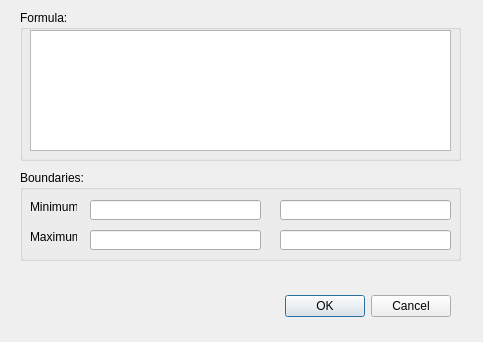
<?xml version="1.0" encoding="UTF-8"?>
<ui version="4.0">
 <class>DrawDialog</class>
 <widget class="QDialog" name="DrawDialog">
  <property name="geometry">
   <rect>
    <x>0</x>
    <y>0</y>
    <width>483</width>
    <height>342</height>
   </rect>
  </property>
  <property name="windowTitle">
   <string>Dialog</string>
  </property>
  <widget class="QDialogButtonBox" name="buttonBox">
   <property name="geometry">
    <rect>
     <x>110</x>
     <y>290</y>
     <width>341</width>
     <height>32</height>
    </rect>
   </property>
   <property name="orientation">
    <enum>Qt::Horizontal</enum>
   </property>
   <property name="standardButtons">
    <set>QDialogButtonBox::Cancel|QDialogButtonBox::Ok</set>
   </property>
  </widget>
  <widget class="QGroupBox" name="gbxFormula">
   <property name="geometry">
    <rect>
     <x>20</x>
     <y>10</y>
     <width>441</width>
     <height>151</height>
    </rect>
   </property>
   <property name="title">
    <string>Formula:</string>
   </property>
   <widget class="QPlainTextEdit" name="txtFormula">
    <property name="geometry">
     <rect>
      <x>10</x>
      <y>20</y>
      <width>421</width>
      <height>121</height>
     </rect>
    </property>
   </widget>
  </widget>
  <widget class="QGroupBox" name="gbxBoundaries">
   <property name="geometry">
    <rect>
     <x>20</x>
     <y>170</y>
     <width>441</width>
     <height>91</height>
    </rect>
   </property>
   <property name="title">
    <string>Boundaries:</string>
   </property>
   <widget class="QLabel" name="lblMin">
    <property name="geometry">
     <rect>
      <x>10</x>
      <y>30</y>
      <width>47</width>
      <height>13</height>
     </rect>
    </property>
    <property name="text">
     <string>Minimum:</string>
    </property>
   </widget>
   <widget class="QLabel" name="lblMax">
    <property name="geometry">
     <rect>
      <x>10</x>
      <y>60</y>
      <width>47</width>
      <height>13</height>
     </rect>
    </property>
    <property name="text">
     <string>Maximum:</string>
    </property>
   </widget>
   <widget class="QLineEdit" name="txtMinReal">
    <property name="geometry">
     <rect>
      <x>70</x>
      <y>30</y>
      <width>171</width>
      <height>20</height>
     </rect>
    </property>
    <property name="palette">
     <palette>
      <active>
       <colorrole role="Text">
        <brush brushstyle="SolidPattern">
         <color alpha="255">
          <red>0</red>
          <green>0</green>
          <blue>0</blue>
         </color>
        </brush>
       </colorrole>
      </active>
      <inactive>
       <colorrole role="Text">
        <brush brushstyle="SolidPattern">
         <color alpha="255">
          <red>0</red>
          <green>0</green>
          <blue>0</blue>
         </color>
        </brush>
       </colorrole>
      </inactive>
      <disabled>
       <colorrole role="Text">
        <brush brushstyle="SolidPattern">
         <color alpha="255">
          <red>120</red>
          <green>120</green>
          <blue>120</blue>
         </color>
        </brush>
       </colorrole>
      </disabled>
     </palette>
    </property>
   </widget>
   <widget class="QLineEdit" name="txtMaxReal">
    <property name="geometry">
     <rect>
      <x>70</x>
      <y>60</y>
      <width>171</width>
      <height>20</height>
     </rect>
    </property>
   </widget>
   <widget class="QLineEdit" name="txtMinImag">
    <property name="geometry">
     <rect>
      <x>260</x>
      <y>30</y>
      <width>171</width>
      <height>20</height>
     </rect>
    </property>
   </widget>
   <widget class="QLineEdit" name="txtMaxImag">
    <property name="geometry">
     <rect>
      <x>260</x>
      <y>60</y>
      <width>171</width>
      <height>20</height>
     </rect>
    </property>
   </widget>
  </widget>
 </widget>
 <resources/>
 <connections>
  <connection>
   <sender>buttonBox</sender>
   <signal>accepted()</signal>
   <receiver>DrawDialog</receiver>
   <slot>accept()</slot>
   <hints>
    <hint type="sourcelabel">
     <x>248</x>
     <y>254</y>
    </hint>
    <hint type="destinationlabel">
     <x>157</x>
     <y>274</y>
    </hint>
   </hints>
  </connection>
  <connection>
   <sender>buttonBox</sender>
   <signal>rejected()</signal>
   <receiver>DrawDialog</receiver>
   <slot>reject()</slot>
   <hints>
    <hint type="sourcelabel">
     <x>316</x>
     <y>260</y>
    </hint>
    <hint type="destinationlabel">
     <x>286</x>
     <y>274</y>
    </hint>
   </hints>
  </connection>
 </connections>
</ui>
